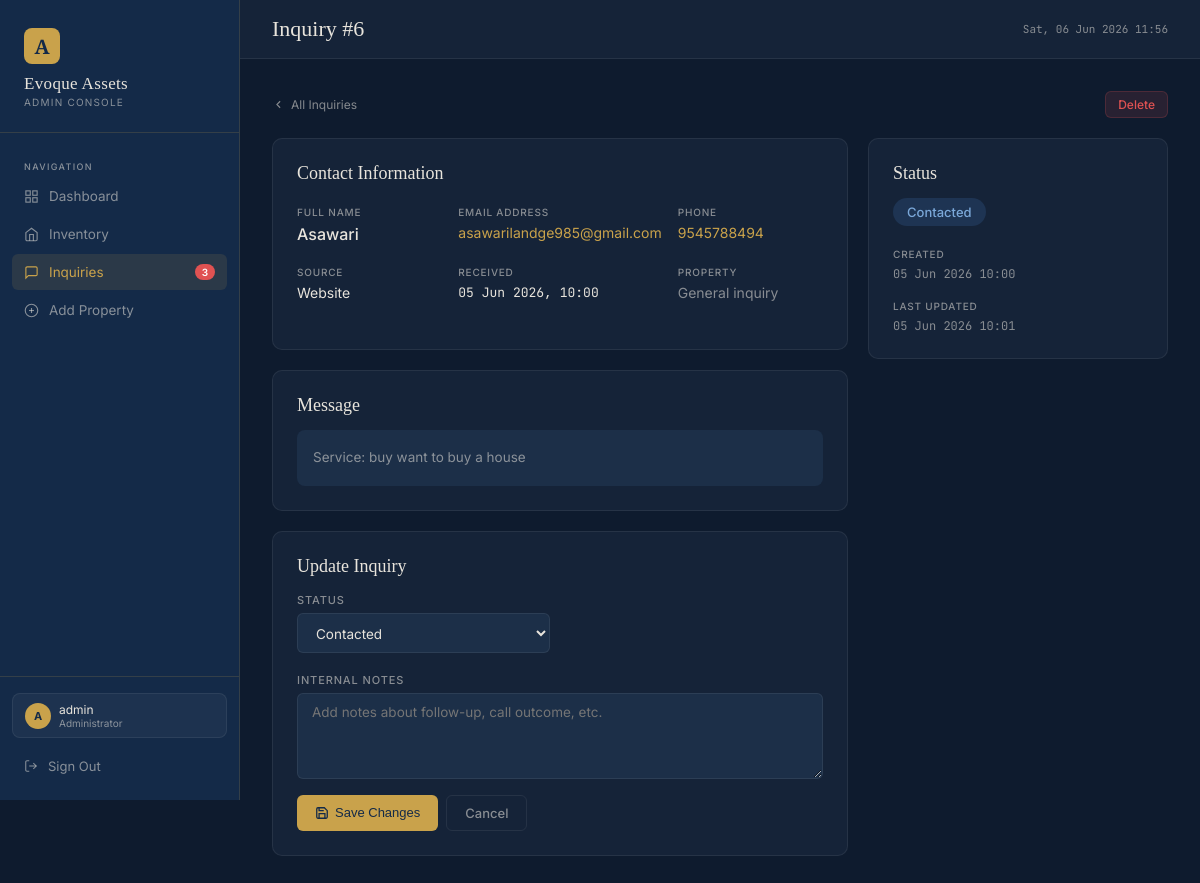
Screenshot of /admin-panel/inquiries/6/ (signed in) with the database file from the repository.
### core/models.py (models this page shows, shortened)
class Inquiry(models.Model):
    STATUS_CHOICES = [('new', 'New'), ('contacted', 'Contacted'), ('closed', 'Closed')]
    SOURCE_CHOICES = [('website', 'Website'), ('phone', 'Phone'), ('walk-in', 'Walk-In'), ('referral', 'Referral')]
    name        = models.CharField(max_length=100)
    email       = models.EmailField()
    phone       = models.CharField(max_length=20, blank=True)
    message     = models.TextField(blank=True)
    property    = models.ForeignKey(Property, null=True, blank=True, on_delete=models.SET_NULL, related_name='inquiries')
    property_ref= models.CharField(max_length=50, blank=True)  # if no FK
    status      = models.CharField(max_length=12, choices=STATUS_CHOICES, default='new')
    source      = models.CharField(max_length=20, choices=SOURCE_CHOICES, default='website')
    notes       = models.TextField(blank=True)
    created_at  = models.DateTimeField(auto_now_add=True)
    updated_at  = models.DateTimeField(auto_now=True)
    class Meta:
        ordering = ['-created_at']
        verbose_name_plural = 'Inquiries'

### core/views.py (the view)
# urls.py: path('inquiries/<int:pk>/',    views.inquiry_detail,  name='inquiry_detail'),
@login_required(login_url='/admin-panel/login/')
def inquiry_detail(request, pk):
    inq = get_object_or_404(Inquiry, pk=pk)
    if request.method == 'POST':
        inq.status = request.POST.get('status', inq.status)
        inq.notes  = request.POST.get('notes', inq.notes)
        inq.save()
        messages.success(request, 'Inquiry updated.')
        return redirect('inquiry_list')
    return render(request, 'core/inquiry_detail.html', {'inq': inq})

### core/views.py (called while the page is built)
def admin_context(request):
    if request.user.is_authenticated and request.user.is_staff:
        new_inq_count = Inquiry.objects.filter(status='new').count()
        return {'new_inq_count': new_inq_count}
    return {}

### templates/core/inquiry_detail.html (shortened to what this page needs)
{% extends "core/base.html" %}
{% block page_title %}Inquiry #{{ inq.pk }}{% endblock %}
{% block content %}
<div style="display:flex;align-items:center;justify-content:space-between;margin-bottom:20px;">
  <a href="{% url 'inquiry_list' %}" class="back-link" style="margin-bottom:0;">
    <svg width="13" height="13" viewBox="0 0 24 24" fill="none" stroke="currentColor" stroke-width="2"><polyline points="15 18 9 12 15 6"/></svg>
    All Inquiries
  </a>
  <a href="{% url 'inquiry_delete' inq.pk %}" class="btn btn-danger btn-sm">Delete</a>
</div>
<div style="display:grid;grid-template-columns:1fr 300px;gap:20px;align-items:start;">
  <div>
    <div class="card" style="margin-bottom:20px;">
      <div class="card-title" style="margin-bottom:16px;">Contact Information</div>
      <div class="detail-grid">
        <div class="detail-item">
          <label>Full Name</label>
          <div class="detail-value" style="font-size:16px;font-weight:500;">{{ inq.name }}</div>
        </div>
        <div class="detail-item">
          <label>Email Address</label>
          <div class="detail-value">
            <a href="mailto:{{ inq.email }}" style="color:var(--gold);text-decoration:none;">{{ inq.email }}</a>
          </div>
        </div>
        <div class="detail-item">
          <label>Phone</label>
          <div class="detail-value">
            {% if inq.phone %}
              <a href="tel:{{ inq.phone }}" style="color:var(--gold);text-decoration:none;">{{ inq.phone }}</a>
            {% else %}—{% endif %}
          </div>
        </div>
        <div class="detail-item">
          <label>Source</label>
          <div class="detail-value">{{ inq.get_source_display }}</div>
        </div>
        <div class="detail-item">
          <label>Received</label>
          <div class="detail-value mono" style="font-size:13px;">{{ inq.created_at|date:"d M Y, H:i" }}</div>
        </div>
        <div class="detail-item">
          <label>Property</label>
          <div class="detail-value">
            {% if inq.property %}
              <a href="{% url 'property_detail' inq.property.pk %}" style="color:var(--gold);text-decoration:none;">
                {{ inq.property.property_id }} — {{ inq.property.title|truncatechars:30 }}
              </a>
            {% elif inq.property_ref %}
              <span class="mono">{{ inq.property_ref }}</span>
            {% else %}
              <span class="text-muted">General inquiry</span>
            {% endif %}
          </div>
        </div>
      </div>
    </div>
    {% if inq.message %}
    <div class="card" style="margin-bottom:20px;">
      <div class="card-title" style="margin-bottom:14px;">Message</div>
      <div style="font-size:13.5px;line-height:1.75;color:var(--text-muted);background:var(--surface2);border-radius:8px;padding:16px;">{{ inq.message }}</div>
    </div>
    {% endif %}
    <div class="card">
      <div class="card-title" style="margin-bottom:16px;">Update Inquiry</div>
      <form method="post">
        <div class="form-grid">
          <div class="form-group">
            <label>Status</label>
            <select name="status">
              <option value="contacted" {% if inq.status == 'contacted' %}selected{% endif %}>Contacted</option>
            </select>
          </div>
          <div class="form-group full">
            <label>Internal Notes</label>
            <textarea name="notes" rows="4" placeholder="Add notes about follow-up, call outcome, etc.">{{ inq.notes }}</textarea>
          </div>
        </div>
        <div style="margin-top:16px;display:flex;gap:8px;">
          <button type="submit" class="btn btn-gold">
            <svg width="14" height="14" viewBox="0 0 24 24" fill="none" stroke="currentColor" stroke-width="2.2"><path d="M19 21H5a2 2 0 01-2-2V5a2 2 0 012-2h11l5 5v11a2 2 0 01-2 2z"/><polyline points="17 21 17 13 7 13 7 21"/><polyline points="7 3 7 8 15 8"/></svg>
            Save Changes
          </button>
          <a href="{% url 'inquiry_list' %}" class="btn btn-outline">Cancel</a>
        </div>
      </form>
    </div>
  </div>
  <div>
    <div class="card" style="margin-bottom:16px;">
      <div class="card-title" style="margin-bottom:14px;">Status</div>
      <div style="margin-bottom:16px;">
        <span class="pill pill-{{ inq.status }}" style="font-size:13px;padding:6px 14px;">{{ inq.get_status_display }}</span>
      </div>
      <div class="detail-item" style="margin-bottom:12px;">
        <label>Created</label>
        <div class="mono" style="margin-top:4px;font-size:12px;">{{ inq.created_at|date:"d M Y H:i" }}</div>
      </div>
      <div class="detail-item">
        <label>Last Updated</label>
        <div class="mono" style="margin-top:4px;font-size:12px;">{{ inq.updated_at|date:"d M Y H:i" }}</div>
      </div>
    </div>
  </div>
</div>
{% endblock %}

### templates/core/base.html (shortened to what this page needs)
<!DOCTYPE html>
<html lang="en">
<head>
</head>
<body>
{% block body %}
{% if user.is_authenticated %}
  <nav class="sidebar">
    <div class="sidebar__brand">
      <div class="brand-mark">A</div>
      <div class="brand-name">Evoque Assets</div>
      <div class="brand-sub">Admin Console</div>
    </div>
    <div class="sidebar__nav">
      <div class="nav-section-label">Navigation</div>
      <a href="{% url 'admin_dashboard' %}" class="nav-item {% if request.resolver_match.url_name == 'admin_dashboard' or request.resolver_match.url_name == 'admin_root' %}active{% endif %}">
        <svg width="15" height="15" viewBox="0 0 24 24" fill="none" stroke="currentColor" stroke-width="1.8"><rect x="3" y="3" width="7" height="7"/><rect x="14" y="3" width="7" height="7"/><rect x="3" y="14" width="7" height="7"/><rect x="14" y="14" width="7" height="7"/></svg>
        Dashboard
      </a>
      <a href="{% url 'inventory_list' %}" class="nav-item {% if 'inventory' in request.resolver_match.url_name %}active{% endif %}">
        <svg width="15" height="15" viewBox="0 0 24 24" fill="none" stroke="currentColor" stroke-width="1.8"><path d="M3 9l9-7 9 7v11a2 2 0 01-2 2H5a2 2 0 01-2-2z"/><polyline points="9 22 9 12 15 12 15 22"/></svg>
        Inventory
      </a>
      <a href="{% url 'inquiry_list' %}" class="nav-item {% if 'inquiry' in request.resolver_match.url_name %}active{% endif %}">
        <svg width="15" height="15" viewBox="0 0 24 24" fill="none" stroke="currentColor" stroke-width="1.8"><path d="M21 15a2 2 0 01-2 2H7l-4 4V5a2 2 0 012-2h14a2 2 0 012 2z"/></svg>
        Inquiries
        {% if new_inq_count %}<span class="nav-badge">{{ new_inq_count }}</span>{% endif %}
      </a>
      <a href="{% url 'property_add' %}" class="nav-item {% if request.resolver_match.url_name == 'property_add' %}active{% endif %}">
        <svg width="15" height="15" viewBox="0 0 24 24" fill="none" stroke="currentColor" stroke-width="1.8"><circle cx="12" cy="12" r="10"/><line x1="12" y1="8" x2="12" y2="16"/><line x1="8" y1="12" x2="16" y2="12"/></svg>
        Add Property
      </a>
    </div>
    <div class="sidebar__footer">
      <div class="user-chip" style="margin-bottom:10px; padding:8px 12px; border-radius:8px; background:rgba(255,255,255,.04); border:1px solid var(--border2);">
        <div class="user-avatar">{{ user.username|first|upper }}</div>
        <div>
          <div style="font-size:12px;color:var(--text);">{{ user.username }}</div>
          <div style="font-size:10px;color:var(--text-muted);">Administrator</div>
        </div>
      </div>
      <a href="{% url 'admin_logout' %}" class="logout-btn">
        <svg width="14" height="14" viewBox="0 0 24 24" fill="none" stroke="currentColor" stroke-width="1.8"><path d="M9 21H5a2 2 0 01-2-2V5a2 2 0 012-2h4"/><polyline points="16 17 21 12 16 7"/><line x1="21" y1="12" x2="9" y2="12"/></svg>
        Sign Out
      </a>
    </div>
  </nav>
  <div class="main">
    <div class="topbar">
      <h1>{% block page_title %}Dashboard{% endblock %}</h1>
      <div class="topbar-right">
        <div style="font-size:11px;color:var(--text-muted);font-family:var(--ff-mono);">
          {% now "D, d M Y H:i" %}
        </div>
      </div>
    </div>
    <div class="content">
      {% block content %}{% endblock %}
    </div>
  </div>
{% else %}
  {% block body_auth %}{% endblock %}
{% endif %}
{% endblock %}
</body>
</html>

### rows the page displays
Inquiry: pk "6", name "Asawari", email "asawarilandge985@gmail.com", phone "9545788494", source "Website", created_at "05 Jun 2026, 10:00", message "Service: buy want to buy a house", status "Contacted", created_at "05 Jun 2026 10:00", updated_at "05 Jun 2026 10:01"

### other values shown
{{ new_inq_count }} "3"
{{ user.username|first|upper }} "A"
{{ user.username }} "admin"
